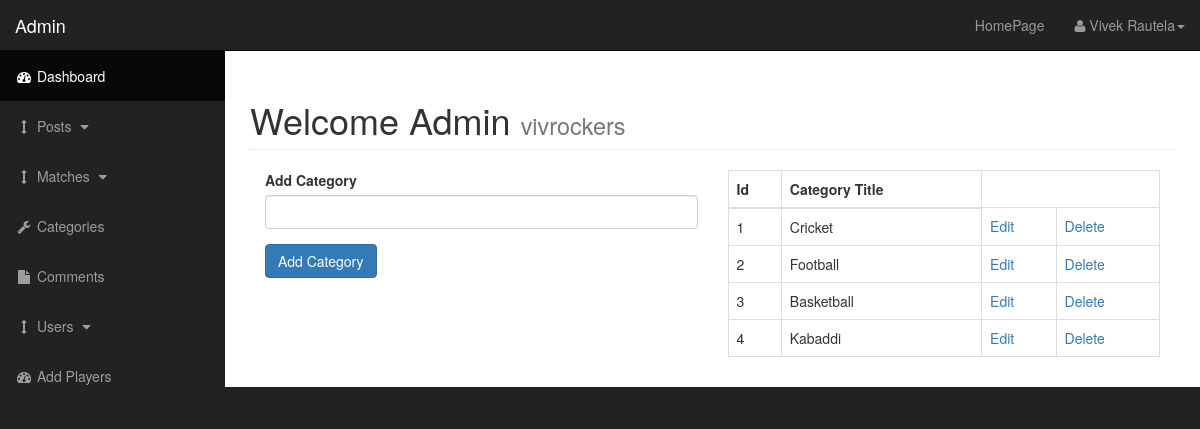
Screenshot of /admin/categories.php (signed in) with the database file from the repository.
### tables this page shows
CREATE TABLE `categories` (
  `cat_id` int(11) NOT NULL,
  `cat_title` varchar(255) NOT NULL
);

### admin/includes/functions.php (the view, shortened to what this page needs)
<?php
function show_cat_table(){
  global $connection;
  $select="SELECT * FROM categories";
  $category_query=mysqli_query($connection,$select);
  while($row=mysqli_fetch_assoc($category_query)){
    $cat_title=$row['cat_title'];
    $cat_id=$row['cat_id'];
    echo "<tr>";
    echo "<td>{$cat_id}</td>";
    echo "<td>{$cat_title}</td>";
    echo "<td><a href='categories.php?edit={$cat_id}'>Edit</a></td>";
    echo "<td><a href='categories.php?delete={$cat_id}'>Delete</a></td>";
    echo "</tr>";
  }
}
?>

### admin/css/sb-admin.css (style rules this page uses)
body { margin-top: 100px; background-color: #222; }
@media (min-width:768px) { body { margin-top: 50px; } }

### rows the page displays
categories: cat_id "1", cat_title "Cricket"
categories: cat_id "2", cat_title "Football"
categories: cat_id "3", cat_title "Basketball"
categories: cat_id "4", cat_title "Kabaddi"

### other values shown
$_SESSION['username'] "vivrockers"
